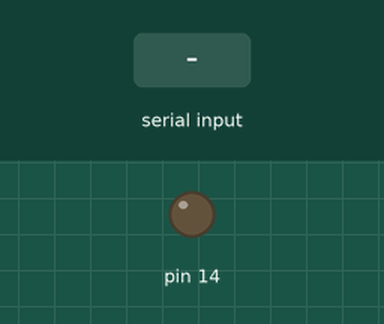
Simulated run of this sketch. Board: Arduino Uno, built with avr-gcc and run on an emulated ATmega328P. On the bench: output pins drawn as LEDs (lit = HIGH). Inputs (shaded band) come from the test bench. What the sketch prints to the serial monitor is not drawn.

Above: at 2.2 s.
2.3 s: "H" received over Serial
At 2.8 s:
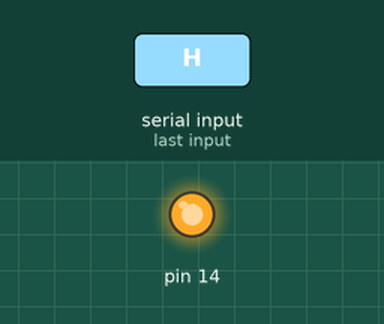
Timing chart, 0 to 5.3 s (numbered marks = the images above; inputs shaded):
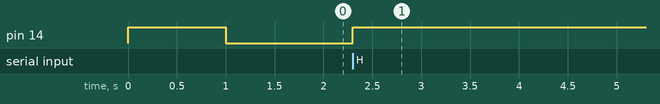

The sketch:

master2.ino
```cpp
char inchar;
void setup() {
  Serial.begin(9600);
pinMode(14, OUTPUT);
digitalWrite(14, HIGH);
delay(1000);
digitalWrite(14, LOW);
}

void loop()
{
  if(Serial.available() > 0)
  {
  inchar = Serial.read();
   if(inchar == 'H')
  {
     digitalWrite(14, !digitalRead(14));
    delay(2000);
    Serial.print('H');
  }
  }

}
```

Measured:
- after the input at 2.3 s, pin 14: LOW → HIGH at once
